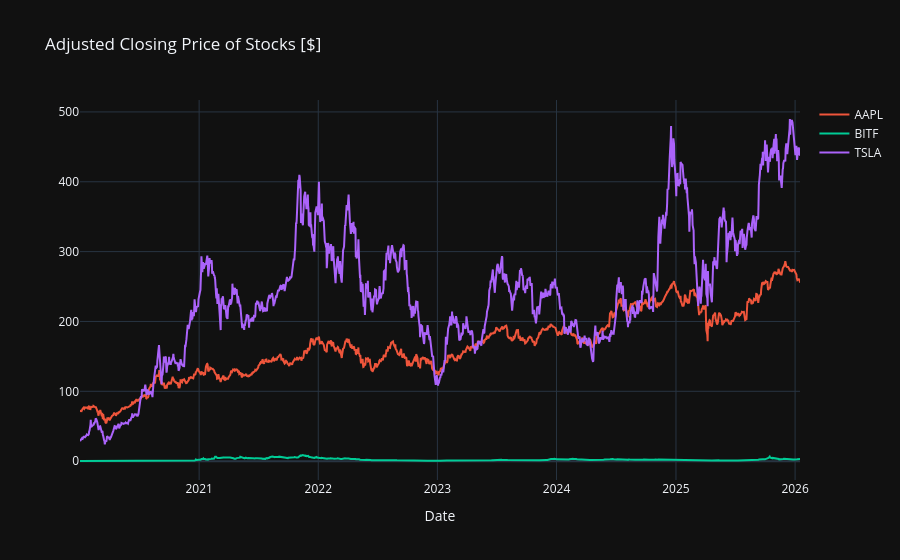

The code cell stored with this chart in its notebook:
### Code cell
plot_financial_data(df, "Adjusted Closing Price of Stocks [$]")

### Figure 1 — Plotly figure (JSON) as saved in the notebook; plotly's stock layout.template omitted (floating-point values rounded to 4 significant figures; data arrays with more than 128 entries replaced by an {"elided": "..."} marker saying what was removed)
{"data": [{"hovertemplate": "<extra></extra>", "legendgroup": "", "line": {"color": "#636efa", "dash": "solid"}, "marker": {"symbol": "circle"}, "mode": "lines", "name": "", "orientation": "v", "showlegend": false, "type": "scatter", "xaxis": "x", "yaxis": "y"}, {"name": "AAPL", "type": "scatter", "x": {"elided": "1519 str values"}, "y": {"elided": "1519 float values"}}, {"name": "BITF", "type": "scatter", "x": {"elided": "1519 str values"}, "y": {"elided": "1519 float values"}}, {"name": "TSLA", "type": "scatter", "x": {"elided": "1519 str values"}, "y": {"elided": "1519 float values"}}], "layout": {"legend": {"tracegroupgap": 0}, "title": {"text": "Adjusted Closing Price of Stocks [$]"}, "xaxis": {"anchor": "y", "domain": [0, 1], "title": {"text": "Date"}}, "yaxis": {"anchor": "x", "domain": [0, 1]}}}
